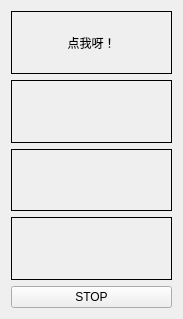
<?xml version="1.0" encoding="UTF-8"?>
<ui version="4.0">
 <class>Widget</class>
 <widget class="QWidget" name="Widget">
  <property name="geometry">
   <rect>
    <x>0</x>
    <y>0</y>
    <width>183</width>
    <height>319</height>
   </rect>
  </property>
  <property name="windowTitle">
   <string>Widget</string>
  </property>
  <layout class="QVBoxLayout" name="verticalLayout">
   <item>
    <widget class="MyLabel" name="label_mouse">
     <property name="frameShape">
      <enum>QFrame::Box</enum>
     </property>
     <property name="text">
      <string>点我呀！</string>
     </property>
     <property name="alignment">
      <set>Qt::AlignCenter</set>
     </property>
    </widget>
   </item>
   <item>
    <widget class="QLabel" name="label_timer_1">
     <property name="frameShape">
      <enum>QFrame::Box</enum>
     </property>
     <property name="text">
      <string/>
     </property>
     <property name="alignment">
      <set>Qt::AlignCenter</set>
     </property>
    </widget>
   </item>
   <item>
    <widget class="QLabel" name="label_timer_2">
     <property name="frameShape">
      <enum>QFrame::Box</enum>
     </property>
     <property name="text">
      <string/>
     </property>
     <property name="alignment">
      <set>Qt::AlignCenter</set>
     </property>
    </widget>
   </item>
   <item>
    <widget class="QLabel" name="label_timer_3">
     <property name="frameShape">
      <enum>QFrame::Box</enum>
     </property>
     <property name="text">
      <string/>
     </property>
     <property name="alignment">
      <set>Qt::AlignCenter</set>
     </property>
    </widget>
   </item>
   <item>
    <widget class="QPushButton" name="pushButton">
     <property name="text">
      <string>STOP</string>
     </property>
    </widget>
   </item>
  </layout>
 </widget>
 <customwidgets>
  <customwidget>
   <class>MyLabel</class>
   <extends>QLabel</extends>
   <header>mylabel.h</header>
  </customwidget>
 </customwidgets>
 <resources/>
 <connections/>
</ui>
